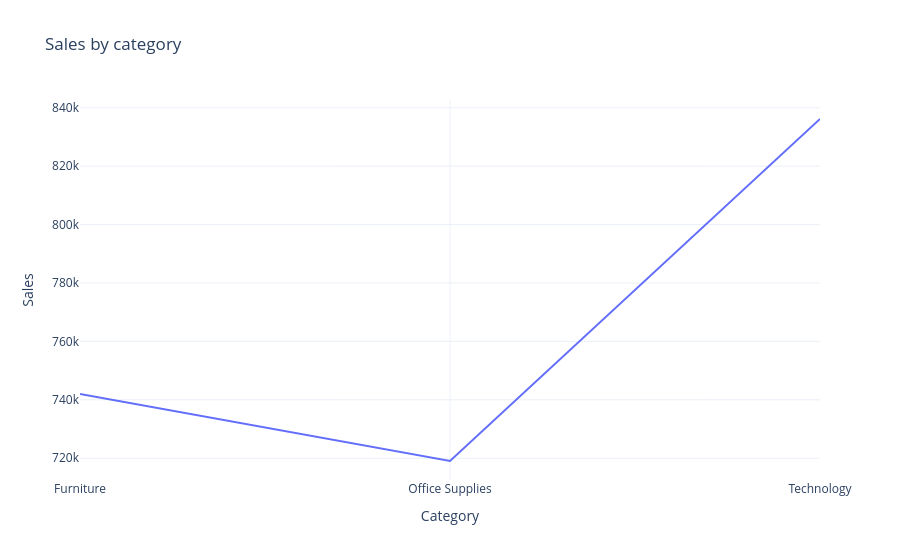

This figure's notebook cell:
### Code cell
#Sales by category
sales_by_category=data.groupby('Category')['Sales'].sum().reset_index()
sales_by_category
fig=px.line(sales_by_category,
            x='Category',
            y='Sales',
            title='Sales by category')
fig.show()

### Figure 1 — Plotly figure (JSON) as saved in the notebook; plotly's stock layout.template omitted (floating-point values rounded to 4 significant figures)
{"data": [{"hovertemplate": "Category=%{x}<br>Sales=%{y}<extra></extra>", "legendgroup": "", "line": {"color": "#636efa", "dash": "solid"}, "marker": {"symbol": "circle"}, "mode": "lines", "name": "", "orientation": "v", "showlegend": false, "type": "scatter", "x": ["Furniture", "Office Supplies", "Technology"], "xaxis": "x", "y": [742000.0, 719000.0, 836200.0], "yaxis": "y"}], "layout": {"legend": {"tracegroupgap": 0}, "title": {"text": "Sales by category"}, "xaxis": {"anchor": "y", "domain": [0, 1], "title": {"text": "Category"}}, "yaxis": {"anchor": "x", "domain": [0, 1], "title": {"text": "Sales"}}}}
